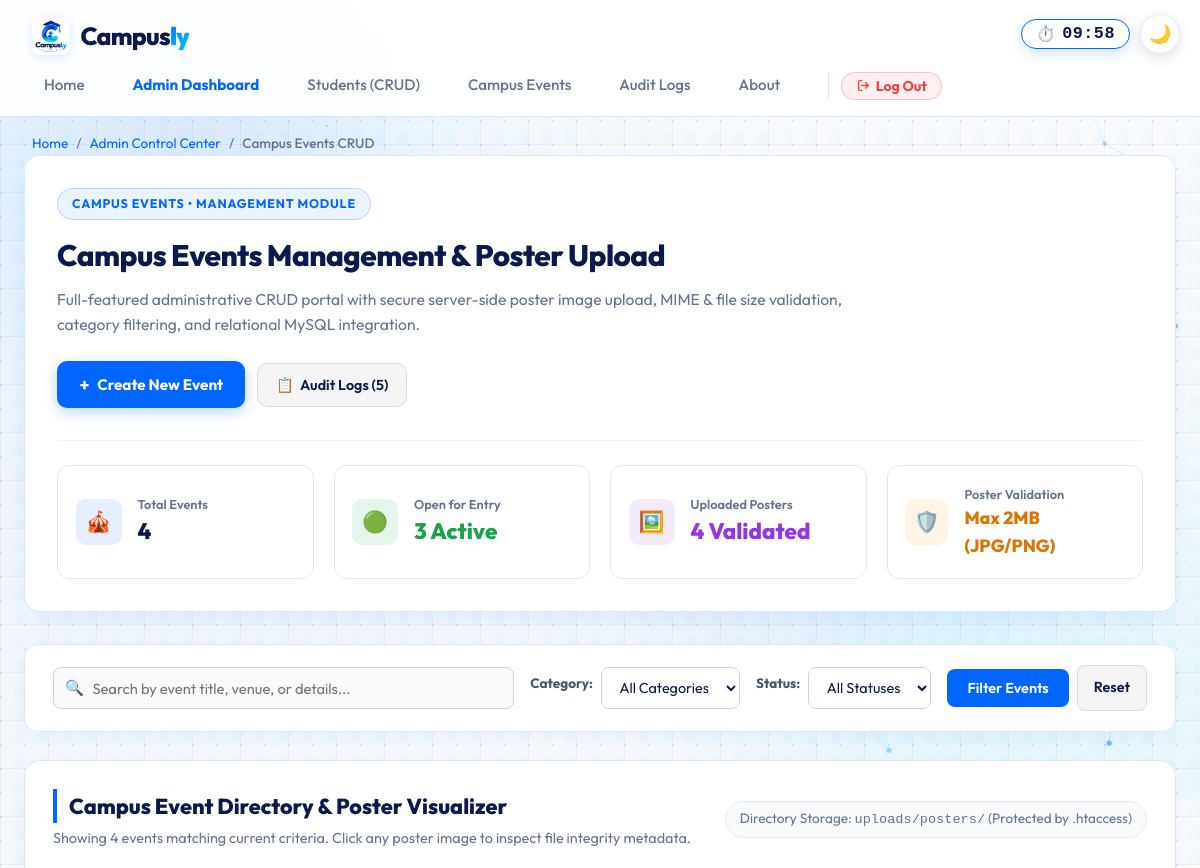
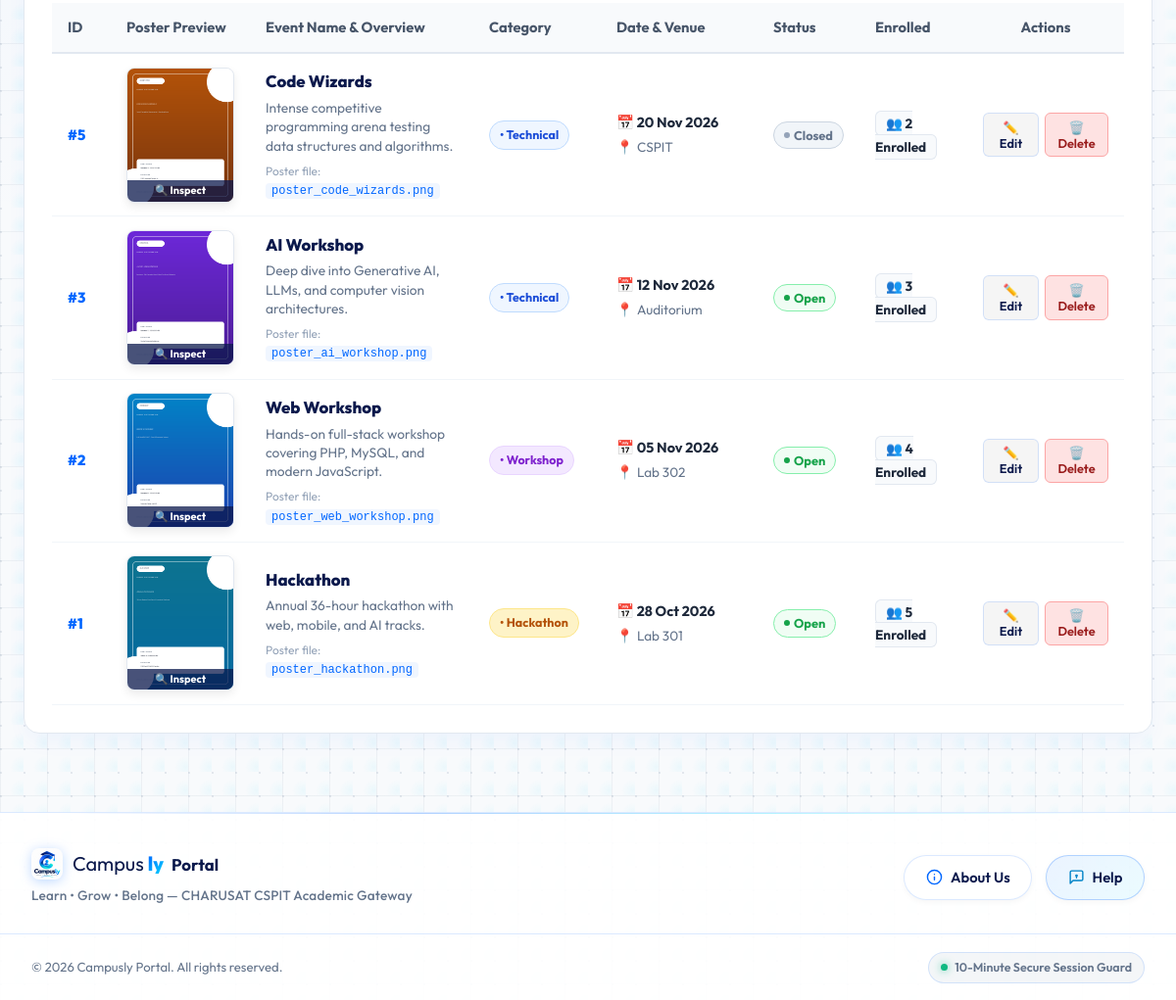
The app's page /events.php (signed in) with its own data (2 pictures, top to bottom).
### tables this page shows
CREATE TABLE `events` (
  `event_id` int NOT NULL AUTO_INCREMENT,
  `event_name` varchar(100) NOT NULL,
  `venue` varchar(100) NOT NULL,
  `poster` varchar(255) DEFAULT NULL,
  `event_date` date DEFAULT NULL,
  `category` varchar(50) NOT NULL DEFAULT 'Technical',
  `status` enum('Open','Closed') NOT NULL DEFAULT 'Open',
  `description` text,
  `created_at` timestamp NULL DEFAULT CURRENT_TIMESTAMP,
  PRIMARY KEY (`event_id`)
);

### events.php (the view, shortened to what the rows shown need)
<?php
require_once __DIR__ . '/db.php';
$userRole   = $_SESSION['role'] ?? 'student';
$isAdmin    = ($userRole === 'admin');
$sql = "SELECT e.event_id, e.event_name, e.venue, e.poster, e.event_date, e.category, e.status, e.description,
               COUNT(r.reg_id) AS total_registrations
        FROM events e
        LEFT JOIN registrations r ON e.event_id = r.event_id
        WHERE 1=1";
$params = [];
$sql .= " GROUP BY e.event_id, e.event_name, e.venue, e.poster, e.event_date, e.category, e.status, e.description ORDER BY e.event_id DESC";
$stmt = $pdo->prepare($sql);
$stmt->execute($params);
$eventsList = $stmt->fetchAll();
require_once __DIR__ . '/includes/header.php';
?>
  <main id="main-content" style="max-width: 1400px; margin: 0 auto; padding: 0 1.5rem 3rem;">
    <section class="panel" style="padding: 2rem; border-radius: 16px; margin-bottom: 2rem; background: var(--panel-bg); border: 1px solid var(--panel-border); box-shadow: var(--card-shadow);">
      <div style="display: flex; justify-content: space-between; align-items: flex-start; flex-wrap: wrap; gap: 1.5rem;">
        <div>
          <h1 style="margin: 0; font-size: 1.85rem; color: var(--text-main); font-weight: 800;">
            Campus Events Management & Poster Upload
          </h1>
        </div>
      </div>
    </section>
    <section class="panel" style="padding: 1.75rem; border-radius: 16px; background: #ffffff; border: 1px solid #e2e8f0; box-shadow: 0 10px 25px -5px rgba(0, 102, 255, 0.06);">
      <div style="display: flex; justify-content: space-between; align-items: center; margin-bottom: 1.25rem; flex-wrap: wrap; gap: 1rem;">
        <div>
          <h2 style="margin: 0; font-size: 1.35rem; color: #0b194c; font-weight: 800;">
            Campus Event Directory & Poster Visualizer
          </h2>
        </div>
      </div>
      <div style="overflow-x: auto;">
        <table id="events-table" style="width: 100%; border-collapse: collapse; font-size: 0.92rem;">
          <thead>
            <tr style="background: #f8fafc; border-bottom: 2px solid #e2e8f0; text-align: left; color: #475569;">
              <th style="padding: 0.85rem 1rem; width: 60px;">ID</th>
              <th style="padding: 0.85rem 1rem; width: 140px;">Poster Preview</th>
              <th style="padding: 0.85rem 1rem;">Event Name & Overview</th>
              <th style="padding: 0.85rem 1rem; width: 130px;">Category</th>
              <th style="padding: 0.85rem 1rem; width: 160px;">Date & Venue</th>
              <th style="padding: 0.85rem 1rem; width: 100px;">Status</th>
              <th style="padding: 0.85rem 1rem; width: 110px;">Enrolled</th>
              <th style="padding: 0.85rem 1rem; width: 160px; text-align: center;">Actions</th>
            </tr>
          </thead>
          <tbody>
            <?php if (empty($eventsList)): ?>
              <tr>
                <td colspan="8" style="padding: 3rem 1rem; text-align: center; color: #64748b;">
                  <div style="font-size: 2.2rem; margin-bottom: 0.5rem;">🔍</div>
                  <div style="font-size: 1.1rem; font-weight: 700; color: #0b194c;">No events found matching your criteria</div>
                  <div style="margin-top: 0.5rem;">
                    <a href="events.php" class="btn btn-secondary" style="font-size: 0.85rem; padding: 0.4rem 1rem;">Clear Filters</a>
                  </div>
                </td>
              </tr>
            <?php else: ?>
              <?php foreach ($eventsList as $ev):
                $posterSrc = !empty($ev['poster']) && file_exists(__DIR__ . '/' . $ev['poster'])
                    ? htmlspecialchars($ev['poster'])
                    : 'images/campusly-logo.png';
                $evDateFormatted = !empty($ev['event_date']) ? date('d M Y', strtotime($ev['event_date'])) : 'TBA';
              ?>
                <tr class="event-data-row" style="border-bottom: 1px solid #f1f5f9; transition: background 0.15s ease;" onmouseover="this.style.background='#f8fafc'" onmouseout="this.style.background='#ffffff'">
                  <td style="padding: 0.85rem 1rem; font-weight: 800; color: #0066ff;">
                    #<?= (int)$ev['event_id'] ?>
                  </td>
                  <td style="padding: 0.85rem 1rem;">
                    <div style="position: relative; width: 110px; height: 138px; border-radius: 8px; overflow: hidden; border: 1.5px solid #e2e8f0; box-shadow: 0 4px 10px rgba(0,0,0,0.08); background: #f1f5f9; cursor: pointer;"
                         onclick="inspectPoster('<?= addslashes($ev['event_name']) ?>', '<?= $posterSrc ?>', '<?= (int)$ev['event_id'] ?>')"
                         title="Click to inspect poster & metadata">
                      <img src="<?= $posterSrc ?>" alt="Poster for <?= htmlspecialchars($ev['event_name']) ?>" style="width: 100%; height: 100%; object-fit: cover; display: block; transition: transform 0.25s ease;" onmouseover="this.style.transform='scale(1.05)'" onmouseout="this.style.transform='scale(1.0)'">
                      <div style="position: absolute; bottom: 0; left: 0; right: 0; background: rgba(11, 25, 76, 0.75); color: #fff; font-size: 0.68rem; font-weight: 700; text-align: center; padding: 2px 0;">
                        🔍 Inspect
                      </div>
                    </div>
                  </td>
                  <td style="padding: 0.85rem 1rem;">
                    <div style="font-weight: 800; font-size: 1.05rem; color: #0b194c; margin-bottom: 4px;">
                      <?= htmlspecialchars($ev['event_name']) ?>
                    </div>
                    <div style="font-size: 0.86rem; color: #64748b; line-height: 1.4; max-width: 360px;">
                      <?= !empty($ev['description']) ? htmlspecialchars($ev['description']) : 'Official University event hosted under CHARUSAT CSPIT.' ?>
                    </div>
                    <div style="margin-top: 6px; font-size: 0.75rem; color: #94a3b8;">
                      Poster file: <code style="color: #0066ff; background: rgba(0, 102, 255, 0.06); padding: 1px 6px; border-radius: 4px;"><?= basename($posterSrc) ?></code>
                    </div>
                  </td>
                  <td style="padding: 0.85rem 1rem;">
                    <?php
                      $catColors = [
                        'Technical' => ['bg' => '#eff6ff', 'text' => '#1d4ed8', 'border' => '#bfdbfe'],
                        'Hackathon' => ['bg' => '#fef3c7', 'text' => '#b45309', 'border' => '#fde68a'],
                        'Workshop'  => ['bg' => '#f3e8ff', 'text' => '#7e22ce', 'border' => '#e9d5ff'],
                        'Cultural'  => ['bg' => '#fce7f3', 'text' => '#be185d', 'border' => '#fbcfe8'],
                        'Sports'    => ['bg' => '#ecfdf5', 'text' => '#047857', 'border' => '#a7f3d0'],
                      ];
                      $c = $catColors[$ev['category']] ?? ['bg' => '#f1f5f9', 'text' => '#475569', 'border' => '#cbd5e1'];
                    ?>
                    <span style="background: <?= $c['bg'] ?>; color: <?= $c['text'] ?>; border: 1px solid <?= $c['border'] ?>; padding: 4px 10px; border-radius: 9999px; font-size: 0.78rem; font-weight: 700; display: inline-flex; align-items: center; gap: 4px;">
                      &bull; <?= htmlspecialchars($ev['category']) ?>
                    </span>
                  </td>
                  <td style="padding: 0.85rem 1rem;">
                    <div style="font-weight: 700; color: #1e293b; font-size: 0.9rem; margin-bottom: 3px;">
                      📅 <?= $evDateFormatted ?>
                    </div>
                    <div style="color: #64748b; font-size: 0.85rem; display: flex; align-items: center; gap: 4px;">
                      <span>📍</span> <?= htmlspecialchars($ev['venue']) ?>
                    </div>
                  </td>
                  <td style="padding: 0.85rem 1rem;">
                    <?php if ($ev['status'] === 'Open'): ?>
                      <span style="background: #f0fdf4; color: #16a34a; border: 1px solid #86efac; padding: 3px 10px; border-radius: 9999px; font-size: 0.8rem; font-weight: 700; display: inline-flex; align-items: center; gap: 4px;">
                        <span style="width: 6px; height: 6px; border-radius: 50%; background: #16a34a;"></span> Open
                      </span>
                    <?php else: ?>
                      <span style="background: #f1f5f9; color: #64748b; border: 1px solid #cbd5e1; padding: 3px 10px; border-radius: 9999px; font-size: 0.8rem; font-weight: 700; display: inline-flex; align-items: center; gap: 4px;">
                        <span style="width: 6px; height: 6px; border-radius: 50%; background: #94a3b8;"></span> Closed
                      </span>
                    <?php endif; ?>
                  </td>
                  <td style="padding: 0.85rem 1rem;">
                    <span style="background: #f8fafc; border: 1px solid #e2e8f0; padding: 3px 10px; border-radius: 6px; font-weight: 700; color: #1e293b; font-size: 0.85rem;">
                      👥 <?= (int)$ev['total_registrations'] ?> Enrolled
                    </span>
                  </td>
                  <td style="padding: 0.85rem 1rem; text-align: center;">
                    <?php if ($isAdmin): ?>
                      <div style="display: flex; gap: 6px; justify-content: center; align-items: center;">
                        <button type="button" class="btn btn-secondary" onclick='openEditEventModal(<?= json_encode($ev) ?>)'
                                style="padding: 0.35rem 0.65rem; font-size: 0.8rem; border-radius: 6px; display: inline-flex; align-items: center; gap: 4px;" title="Edit Event & Poster">
                          ✏️ Edit
                        </button>
                        <form action="events.php" method="POST" style="margin: 0; display: inline;" onsubmit="return confirm('Are you sure you want to permanently delete event #<?= (int)$ev['event_id'] ?> (<?= htmlspecialchars(addslashes($ev['event_name'])) ?>)? This will remove the database record and unlink its poster file.');">
                          <button type="submit" class="btn" style="padding: 0.35rem 0.65rem; font-size: 0.8rem; background: #fee2e2; color: #991b1b; border: 1px solid #fca5a5; border-radius: 6px;" title="Delete Event">
                            🗑️ Delete
                          </button>
                        </form>
                      </div>
                    <?php else: ?>
                      <button type="button" class="btn btn-primary" onclick="alert('You are registered for <?= htmlspecialchars(addslashes($ev['event_name'])) ?>!')" style="padding: 0.4rem 0.8rem; font-size: 0.82rem;">
                        Register Now
                      </button>
                    <?php endif; ?>
                  </td>
                </tr>
              <?php endforeach; ?>
            <?php endif; ?>
          </tbody>
        </table>
      </div>
    </section>
  </main>
<?php require_once __DIR__ . '/includes/footer.php'; ?>

### records on screen
events: event_id "5", poster (picture), event_name "Code Wizards", description "Intense competitive programming arena testing data structures and algorithms.", poster "poster_code_wizards.png", category "Technical", event_date "20 Nov 2026", venue "CSPIT", status "Closed" (drawn), total_registrations "2"
events: event_id "3", poster (picture), event_name "AI Workshop", description "Deep dive into Generative AI, LLMs, and computer vision architectures.", poster "poster_ai_workshop.png", category "Technical", event_date "12 Nov 2026", venue "Auditorium", status "Open" (drawn), total_registrations "3"
events: event_id "2", poster (picture), event_name "Web Workshop", description "Hands-on full-stack workshop covering PHP, MySQL, and modern JavaScript.", poster "poster_web_workshop.png", category "Workshop", event_date "05 Nov 2026", venue "Lab 302", status "Open" (drawn), total_registrations "4"
events: event_id "1", poster (picture), event_name "Hackathon", description "Annual 36-hour hackathon with web, mobile, and AI tracks.", poster "poster_hackathon.png", category "Hackathon", event_date "28 Oct 2026", venue "Lab 301", status "Open" (drawn), total_registrations "5"

### other values on screen
count($auditLogs) "5"
$totalEventsCount "4"
$openEventsCount "3"
$postersCount "4"
count($eventsList) "4"
